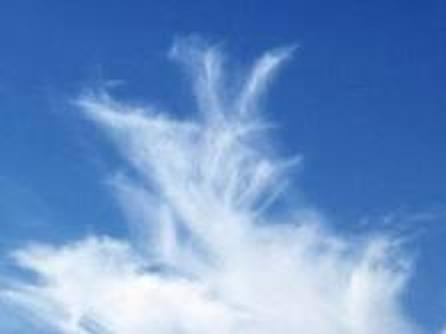
#> input picture Canny Edge Detector/B7.jpg, 446 x 334 px
$ python 'Canny Edge Detector.py'
#> lines starting #> are read from the running program, lines starting #| are printed output that depends on the picture
import cv2
import numpy as np
from matplotlib import pyplot as plt

img = cv2.imread('B7.jpg',0)
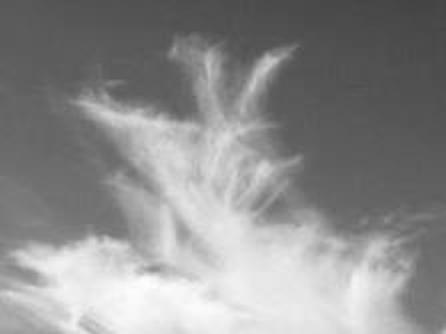
#> img: shape (334, 446); min 67, max 254, mean 141.1
edges = cv2.Canny(img,0,50)
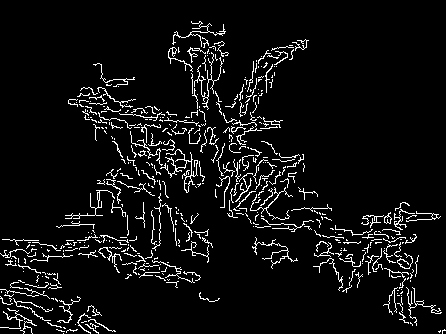
#> edges: shape (334, 446); 6.1% white in thin lines or dots

plt.subplot(121),plt.imshow(img,cmap = 'gray')
plt.title('Original Image'), plt.xticks([]), plt.yticks([])
plt.subplot(122),plt.imshow(edges,cmap = 'gray')
plt.title('Edge Image'), plt.xticks([]), plt.yticks([])

plt.show()
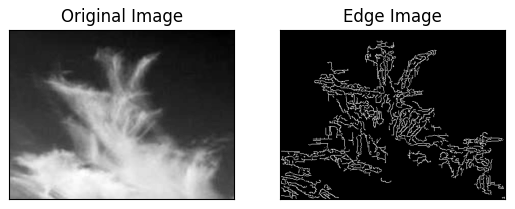
#> figure drawn by matplotlib, 2 panels
